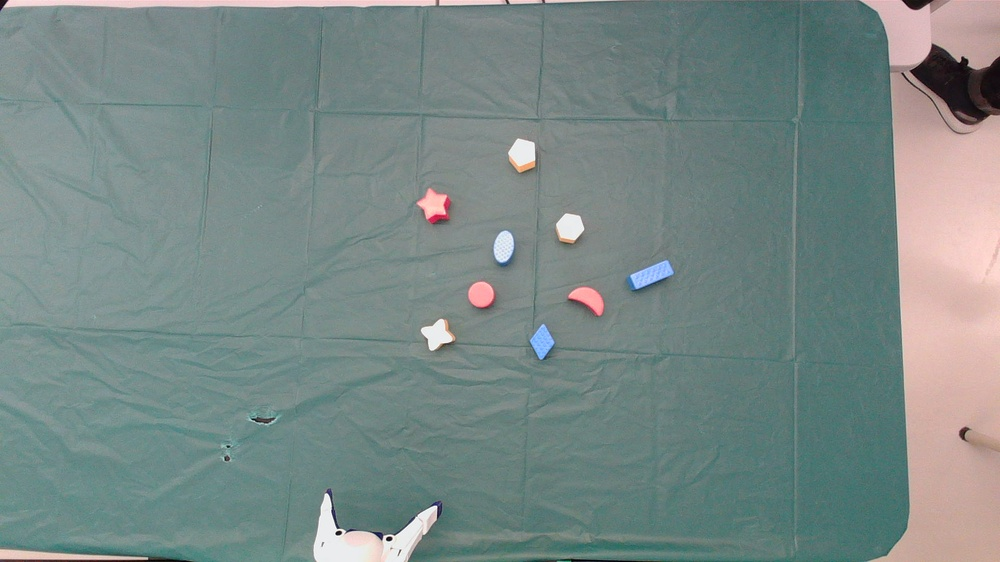
#> input picture Formation OpenCV/Photos/Green background/bloc_3.jpeg, 1000 x 562 px, shrunk from 1920 x 1080 before the run, found by its file name
$ python contours.py
#> lines starting #> are read from the running program, lines starting #| are printed output that depends on the picture; after the words box and inside, x2 and y2 are one past the last pixel; in counts of white or black regions, pixels touching at a corner belong together
import cv2 as cv
import numpy as np

# Reading Images
img = cv.imread('Photos/Green Background/bloc_3.jpeg') #read the image
#> img is the input picture: shape (562, 1000, 3); mean B, G, R 134.2, 136.7, 120.9

cv.imshow('Cats', img)

blank = np.zeros(img.shape, dtype='uint8')

# Gray
gray = cv.cvtColor(img, cv.COLOR_BGR2GRAY)
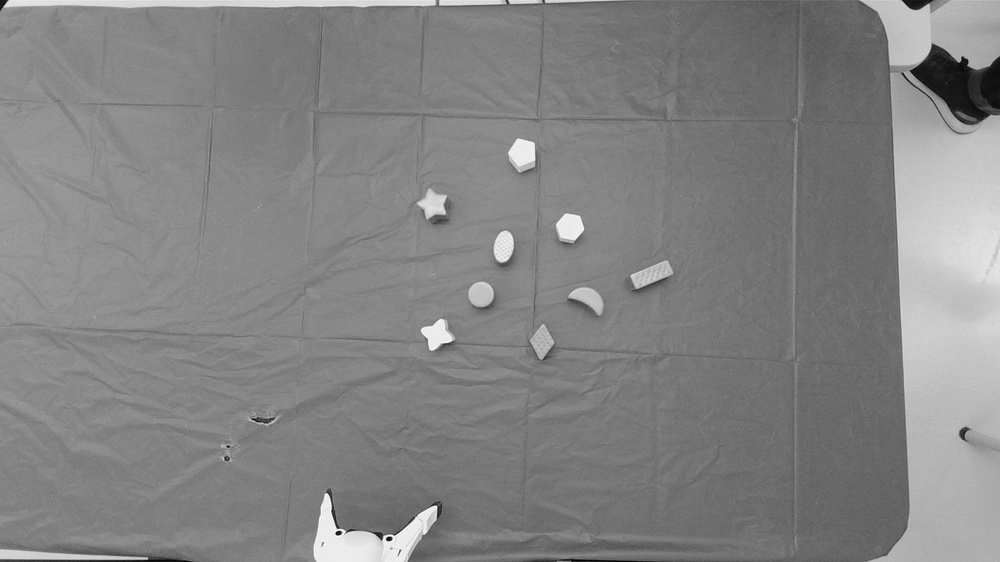
#> gray: shape (562, 1000); min 1, max 255, mean 131.6

# Blur
blur = cv.GaussianBlur(img, (7,7), cv.BORDER_DEFAULT)

# Edge Cascade
canny = cv.Canny(blur, 125, 175)
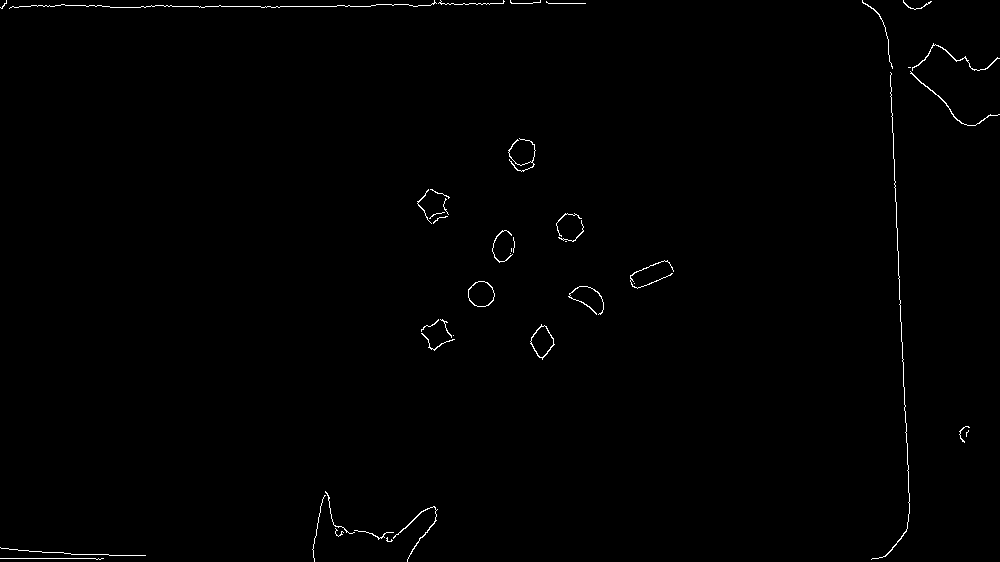
#> canny: shape (562, 1000); 0.58% white in thin lines or dots
cv.imshow('Canny Edges', canny)

# Thresholding
ret, thresh = cv.threshold(gray, 125, 255, cv.THRESH_BINARY)
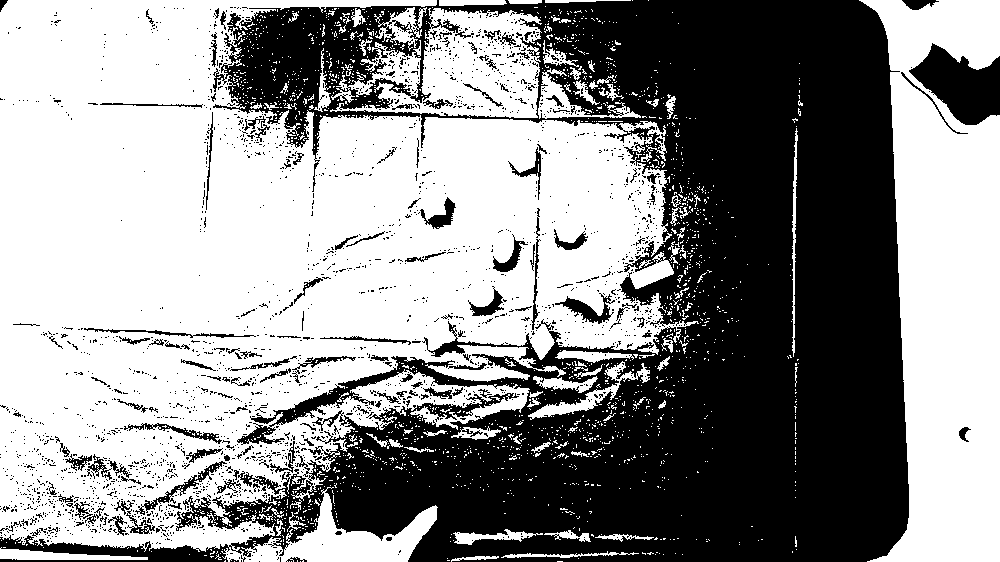
#> thresh: shape (562, 1000); 56.9% white; 2293 black regions (2155 under 20 px)

# Contours
contours, hierarchies = cv.findContours(canny, cv.RETR_LIST, cv.CHAIN_APPROX_NONE) #possible to pass thresh instead of canny as first argument
#> contours = 46 contours, 34 with area under 20; largest, box (x1, y1, x2, y2) and area: (468, 281, 495, 307) 518, (468, 281, 495, 307) 496, (530, 324, 555, 360) 484, (530, 325, 554, 358) 445, (912, 43, 1000, 71) 53
#cv.RETR_LIST returns all the contours of the image, cv.RETR_EXTERNAL returns all the external contours and cv.RETR_TREE return all the hierarchal (?) contours
#cv.CHAIN_APPROX_NONE returns all the contours, cv.CHAIN_APPROX_SIMPLE compresses all the contours returned (ex : a line is compressed into two points)
print(f'{len(contours)} contour(s) found !')
#| 46 contour(s) found !
cv.drawContours(blank, contours, -1, (0, 0, 255), 1) #drawing the contours found in a blank image
cv.imshow('Contours Drawn', blank)

cv.waitKey(0)

$ run again, with Formation OpenCV/Photos/Brown background/bloc_3.jpeg copied over Formation OpenCV/Photos/Green background/bloc_3.jpeg
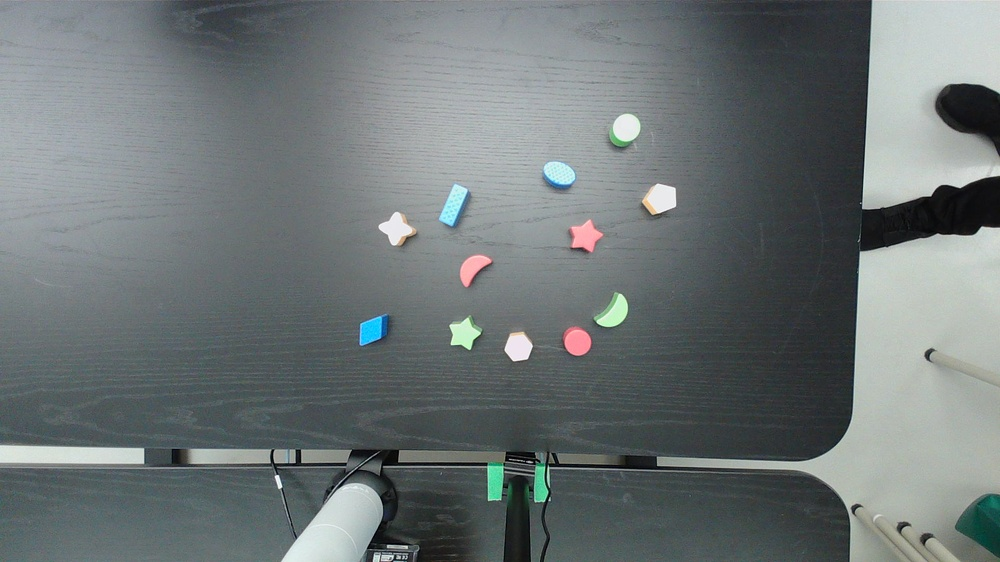
#> input picture Formation OpenCV/Photos/Brown background/bloc_3.jpeg, 1000 x 562 px, shrunk from 1920 x 1080 before the run, found by its file name
#> img is the input picture: shape (562, 1000, 3); mean B, G, R 117.9, 117.2, 109.7
#> canny: shape (562, 1000); 0.69% white in thin lines or dots
#> `ret, thresh = cv.threshold(gray, 125, 255, cv.THRESH_BINARY)`:
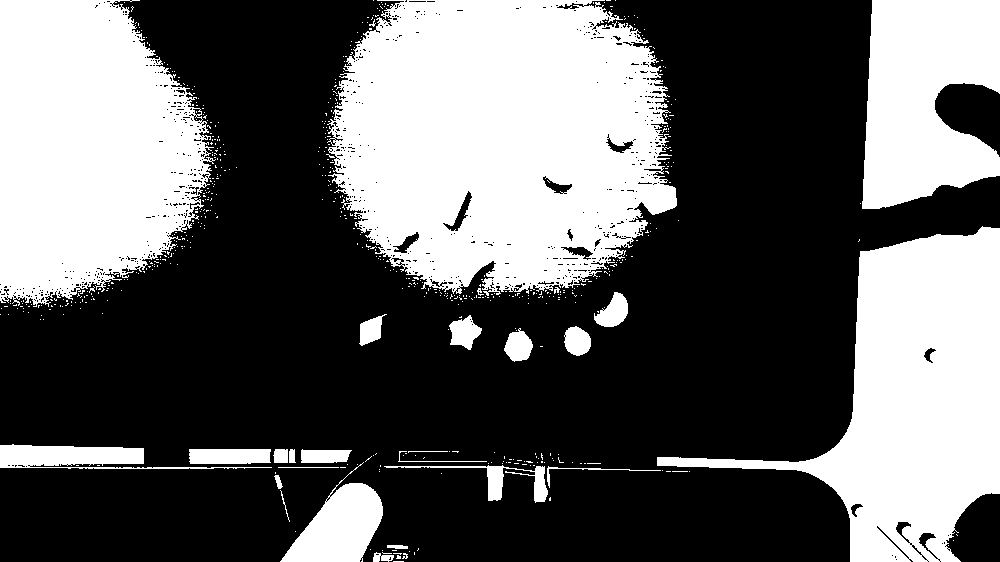
#> thresh: shape (562, 1000); 38.4% white; 610 white regions (583 under 20 px)
#> contours = 81 contours, 67 with area under 20; largest, box (x1, y1, x2, y2) and area: (504, 332, 533, 361) 587, (504, 332, 533, 361) 558, (460, 254, 492, 287) 524, (460, 254, 491, 286) 488, (282, 481, 354, 562) 58
#| 81 contour(s) found !
#> `cv.drawContours(blank, contours, -1, (0, 0, 255), 1)`:
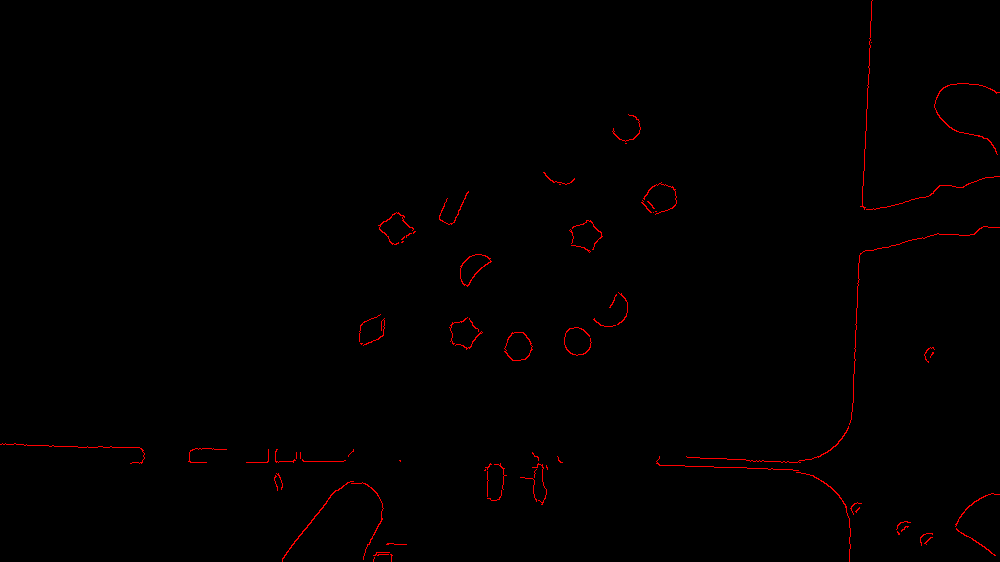
#> blank: shape (562, 1000, 3); mean of channels 0, 1, 2 0, 0, 1.8; drawn as B, G, R
